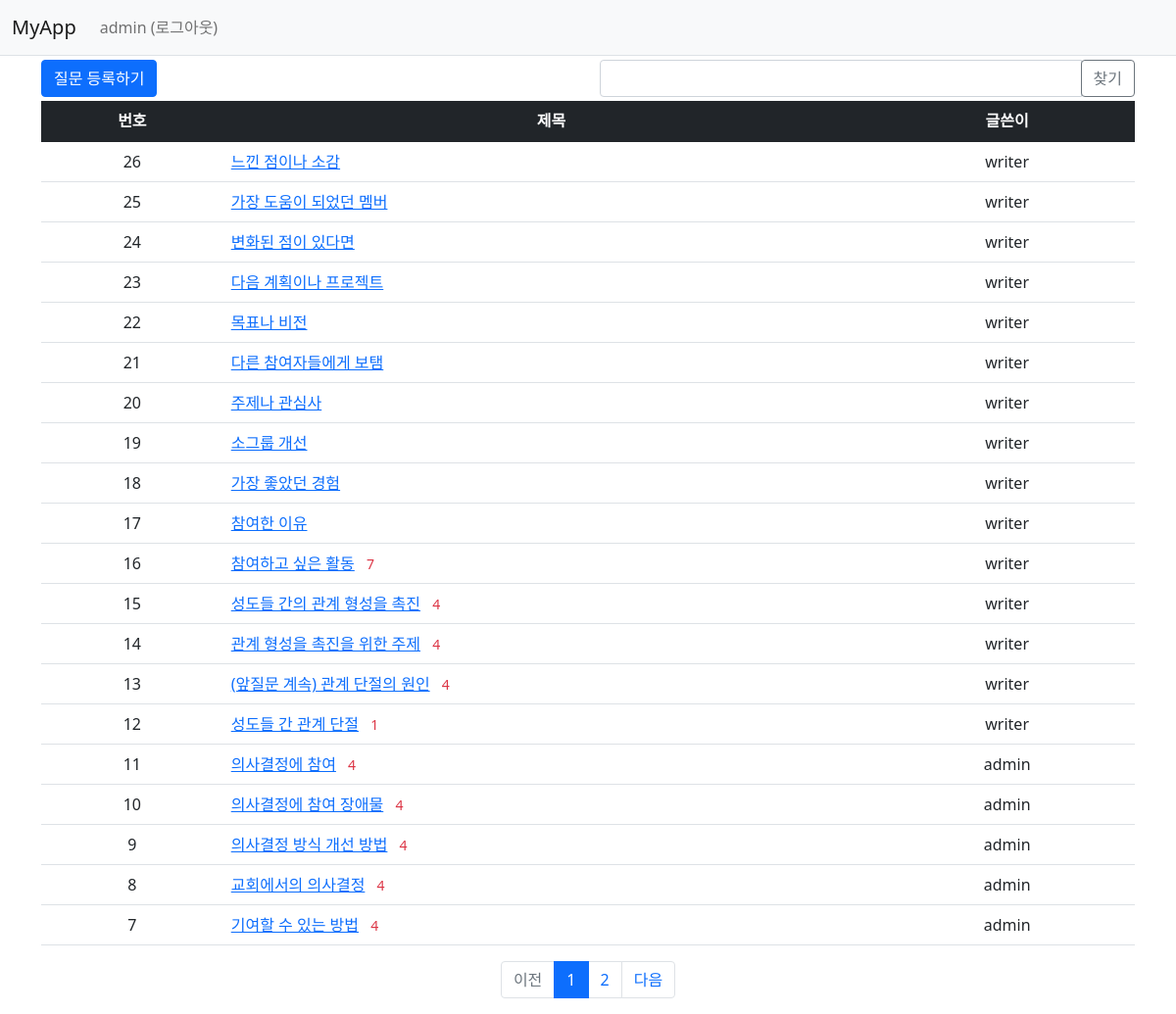
/myapp/questions/ (signed in), run on the app's committed database.
### myapp/models.py (models this page shows, shortened)
class Question(models.Model):
    author = models.ForeignKey(User, on_delete=models.CASCADE, related_name='author_question')
    subject = models.CharField(max_length=200)
    content = models.TextField()
    create_date = models.DateTimeField()
    modify_date = models.DateTimeField(null=True, blank=True)
    voter = models.ManyToManyField(User, related_name='voter_question')  # 추천인 추가

### myapp/views/base_views.py (the view, shortened to what this page needs)
# urls.py: path("questions/", base_views.questionsIndex, name="questions"),
def questionsIndex(request):
  page = request.GET.get("page", "1")  # 페이지
  kw = request.GET.get('kw', '')  # 검색어
  question_list = Question.objects.order_by("-create_date")
  paginator = Paginator(question_list, 20)  # 페이지당 10개씩 보여주기
  pageObj = paginator.get_page(page)
  context = {"question_list": pageObj, 'page': page, 'kw': kw}
  return render(request, "myapp/question_list.html", context)

### myapp/templatetags/myappFilter.py (called while the page is built)
@register.filter
def sub(value, arg):
  return value - arg

### templates/myapp/question_list.html (shortened to what this page needs)
{% extends 'myapp/base.html' %}
{% load myappFilter %}
{% block content %}
<div class="container my-1">
  <div class="row my-1">
    <div class="col-6">
      <a href="{% url 'myapp:questionCreate' %}" class="btn btn-primary">질문 등록하기</a>
    </div>
    <div class="col-6">
      <div class="input-group">
        <input type="text" id="search_kw" class="form-control" value="{{ kw|default_if_none:'' }}">
        <div class="input-group-append">
          <button class="btn btn-outline-secondary" type="button" id="btn_search">찾기</button>
        </div>
      </div>
    </div>
  </div>
  <table class="table">
    <thead class="text-center">
    <tr class="table-dark">
      <th>번호</th>
      <th style="width:60%">제목</th>
      <th>글쓴이</th>
    </tr>
    </thead>
    <tbody>
    {% if question_list %}
    {% for question in question_list %}
    <tr class="text-center">
      <td>
        {{ question_list.paginator.count|sub:question_list.start_index|sub:forloop.counter0|add:1 }}
      </td>
      <td class="text-start">
        <a href="{% url 'myapp:questionDetail' question.id %}">{{ question.subject }}</a>
        {% if question.answer_set.count > 0 %}
        <span class="text-danger small mx-2">{{ question.answer_set.count }}</span>
        {% endif %}
      </td>
      <td>{{ question.author.username }}</td>
    </tr>
    {% endfor %}
    {% else %}
    <tr>
      <td colspan="4">질문이 없습니다.</td>
    </tr>
    {% endif %}
    </tbody>
  </table>
  <ul class="pagination justify-content-center">
    {% if question_list.has_previous %}
    <li class="page-item">
      <a class="page-link" data-page="{{ question_list.previous_page_number }}" href="javascript:void(0)">이전</a>
    </li>
    {% else %}
    <li class="page-item disabled">
      <a class="page-link" tabindex="-1" aria-disabled="true" href="#">이전</a>
    </li>
    {% endif %}
    {% for page_number in question_list.paginator.page_range %}
      {% if page_number >= question_list.number|add:-10 and page_number <= question_list.number|add:10 %}
        {% if page_number == question_list.number %}
        <li class="page-item active" aria-current="page">
          <a class="page-link" data-page="{{ page_number }}" href="javascript:void(0)">{{ page_number }}</a>
        </li>
        {% else %}
        <li class="page-item">
          <a class="page-link" data-page="{{ page_number }}" href="javascript:void(0)">{{ page_number }}</a>
        </li>
        {% endif %}
      {% endif %}
    {% endfor %}
    {% if question_list.has_next %}
    <li class="page-item">
      <a class="page-link" data-page="{{ question_list.next_page_number }}" href="javascript:void(0)">다음</a>
    </li>
    {% else %}
    <li class="page-item disabled">
      <a class="page-link" tabindex="-1" aria-disabled="true" href="#">다음</a>
    </li>
    {% endif %}
  </ul>
</div>
{% endblock %}

### templates/myapp/navbar.html (shortened to what this page needs)
<nav class="navbar navbar-expand-lg navbar-light bg-light border-bottom">
  <div class="container-fluid">
    <a class="navbar-brand" href="{% url 'myapp:questions' %}">MyApp</a>
    <div class="collapse navbar-collapse" id="navbarSupportedContent">
      <ul class="navbar-nav me-auto mb-2 mb-lg-0">
        <li class="nav-item">
          {% if user.is_authenticated %}
            <a class="nav-link" href="{% url 'common:logout' %}">{{ user.username }} (로그아웃)</a>
          {% else %}
            <a class="nav-link" href="{% url 'common:login' %}">로그인</a>
          {% endif %}
        </li>
      </ul>
    </div>
  </div>
</nav>

### data on the page
Question: paginator.count|sub "26", subject "느낀 점이나 소감", author.username "writer"
Question: paginator.count|sub "25", subject "가장 도움이 되었던 멤버", author.username "writer"
Question: paginator.count|sub "24", subject "변화된 점이 있다면", author.username "writer"
Question: paginator.count|sub "23", subject "다음 계획이나 프로젝트", author.username "writer"
Question: paginator.count|sub "22", subject "목표나 비전", author.username "writer"
Question: paginator.count|sub "21", subject "다른 참여자들에게 보탬", author.username "writer"
Question: paginator.count|sub "20", subject "주제나 관심사", author.username "writer"
Question: paginator.count|sub "19", subject "소그룹 개선", author.username "writer"
Question: paginator.count|sub "18", subject "가장 좋았던 경험", author.username "writer"
Question: paginator.count|sub "17", subject "참여한 이유", author.username "writer"
Question: paginator.count|sub "16", subject "참여하고 싶은 활동", answer_set.count "7", author.username "writer"
Question: paginator.count|sub "15", subject "성도들 간의 관계 형성을 촉진", answer_set.count "4", author.username "writer"
Question: paginator.count|sub "14", subject "관계 형성을 촉진을 위한 주제", answer_set.count "4", author.username "writer"
Question: paginator.count|sub "13", subject "(앞질문 계속) 관계 단절의 원인", answer_set.count "4", author.username "writer"
Question: paginator.count|sub "12", subject "성도들 간 관계 단절", answer_set.count "1", author.username "writer"
Question: paginator.count|sub "11", subject "의사결정에 참여", answer_set.count "4", author.username "admin"
Question: paginator.count|sub "10", subject "의사결정에 참여 장애물", answer_set.count "4", author.username "admin"
Question: paginator.count|sub "9", subject "의사결정 방식 개선 방법", answer_set.count "4", author.username "admin"
Question: paginator.count|sub "8", subject "교회에서의 의사결정", answer_set.count "4", author.username "admin"
Question: paginator.count|sub "7", subject "기여할 수 있는 방법", answer_set.count "4", author.username "admin"

### other printed values
{{ user.username }} "admin"
{{ page_number }} "1"
{{ page_number }} "2"
